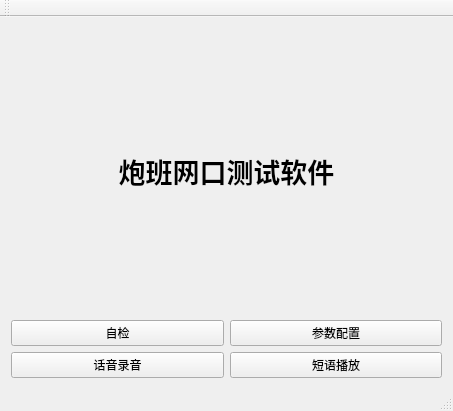
<?xml version="1.0" encoding="UTF-8"?>
<ui version="4.0">
 <class>MainWindow</class>
 <widget class="QMainWindow" name="MainWindow">
  <property name="windowModality">
   <enum>Qt::NonModal</enum>
  </property>
  <property name="geometry">
   <rect>
    <x>0</x>
    <y>0</y>
    <width>453</width>
    <height>411</height>
   </rect>
  </property>
  <property name="windowTitle">
   <string>炮班网口测试软件</string>
  </property>
  <widget class="QWidget" name="centralWidget">
   <layout class="QGridLayout" name="gridLayout">
    <item row="2" column="0">
     <widget class="QPushButton" name="pushButton">
      <property name="text">
       <string>自检</string>
      </property>
     </widget>
    </item>
    <item row="2" column="1">
     <widget class="QPushButton" name="pushButton_2">
      <property name="text">
       <string>参数配置</string>
      </property>
     </widget>
    </item>
    <item row="0" column="0" colspan="2">
     <widget class="QLabel" name="label">
      <property name="cursor">
       <cursorShape>ArrowCursor</cursorShape>
      </property>
      <property name="text">
       <string>&lt;html&gt;&lt;head/&gt;&lt;body&gt;&lt;p align=&quot;center&quot;&gt;&lt;span style=&quot; font-size:20pt; font-weight:600;&quot;&gt;炮班网口测试软件&lt;/span&gt;&lt;/p&gt;&lt;/body&gt;&lt;/html&gt;</string>
      </property>
     </widget>
    </item>
    <item row="3" column="0">
     <widget class="QPushButton" name="pushButton_3">
      <property name="text">
       <string>话音录音</string>
      </property>
     </widget>
    </item>
    <item row="3" column="1">
     <widget class="QPushButton" name="pushButton_4">
      <property name="text">
       <string>短语播放</string>
      </property>
     </widget>
    </item>
   </layout>
  </widget>
  <widget class="QToolBar" name="mainToolBar">
   <attribute name="toolBarArea">
    <enum>TopToolBarArea</enum>
   </attribute>
   <attribute name="toolBarBreak">
    <bool>false</bool>
   </attribute>
  </widget>
  <widget class="QStatusBar" name="statusBar"/>
 </widget>
 <layoutdefault spacing="6" margin="11"/>
 <resources/>
 <connections/>
</ui>
